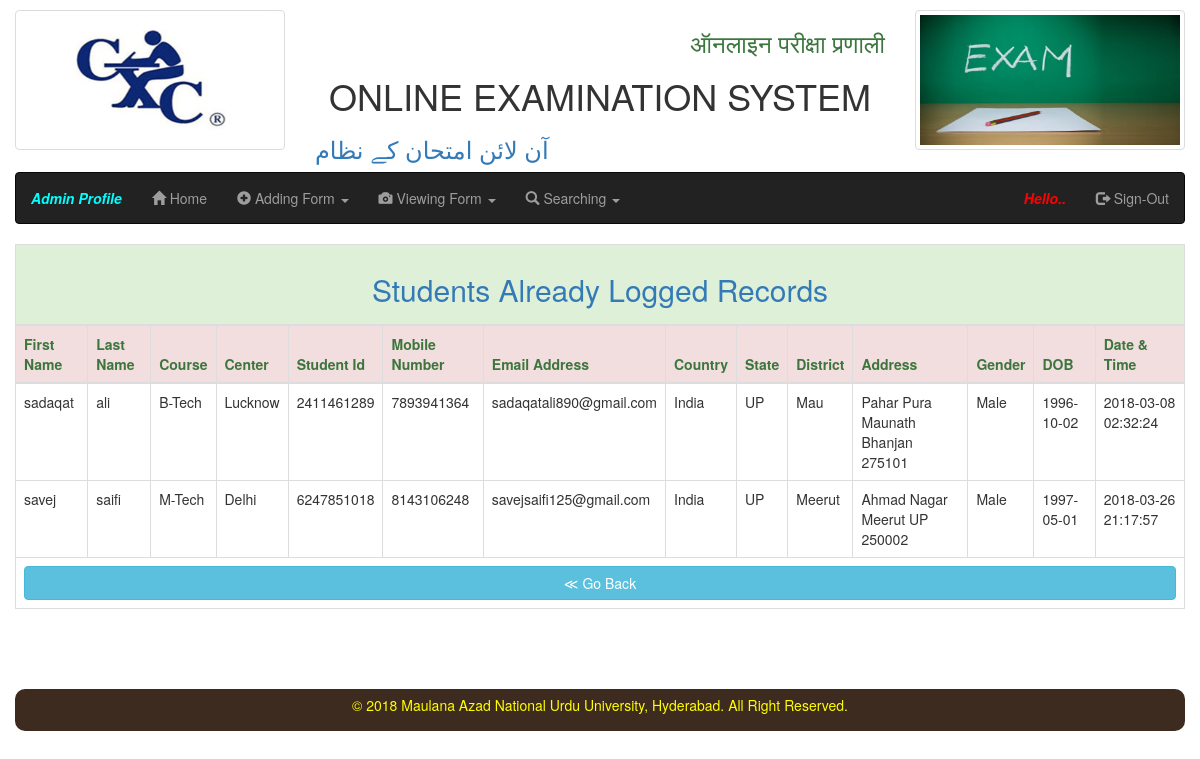
The app's page /examgiven.php (signed in) with its own data.
### tables this page shows
CREATE TABLE IF NOT EXISTS `alreadyloggedin` (
  `fname` varchar(15) NOT NULL,
  `lname` varchar(15) NOT NULL,
  `course` varchar(15) NOT NULL,
  `center` varchar(15) NOT NULL,
  `stuid` varchar(10) NOT NULL,
  `phone` varchar(35) NOT NULL,
  `email` varchar(25) NOT NULL,
  `country` varchar(15) NOT NULL,
  `state` varchar(20) NOT NULL,
  `district` varchar(20) NOT NULL,
  `address` varchar(60) NOT NULL,
  `gender` varchar(9) NOT NULL,
  `dob` date NOT NULL,
  `datetime` datetime NOT NULL,
  PRIMARY KEY (`stuid`),
  UNIQUE KEY `phone` (`phone`),
  UNIQUE KEY `email` (`email`)
);

### examgiven.php (the view, shortened to what this page needs)
<?php
include 'admin_menubar.php';
$con=mysqli_connect('localhost','root');
mysqli_select_db($con,'online_examination_system');
$query="select * from alreadyloggedin";
$result=mysqli_query($con,$query);
$num=mysqli_num_rows($result);
?>
<!DOCTYPE html>
<html>
<head>
</head>
<body>
	<div class="container-fluid">
		<div class="table-responsive">
			<table class="table table-bordered">
				<thead>
					<tr class="success">
						<th colspan="14" class="text-center text-primary"><h2>Students Already Logged Records</h2></th>
					</tr>
					<tr class="danger text-success">
						<th>First Name</th>
						<th>Last Name</th>
						<th>Course</th>
						<th>Center</th>
						<th>Student Id</th>
						<th>Mobile Number</th>
						<th>Email Address</th>
						<th>Country</th>
						<th>State</th>
						<th>District</th>
						<th>Address</th>
						<th>Gender</th>
						<th>DOB</th>
						<th>Date & Time</th>
					</tr>
				</thead>
				<tbody>
					<?php
						for($i=1;$i<=$num;$i++)
						{
							$rows=mysqli_fetch_array($result);
					?>
						<tr>
							<td><?php echo $rows['fname'];  ?></td>
							<td><?php echo $rows['lname'];  ?></td>
							<td><?php echo $rows['course'];  ?></td>
							<td><?php echo $rows['center'];  ?></td>
							<td><?php echo $rows['stuid'];  ?></td>
							<td><?php echo $rows['phone'];  ?></td>
							<td><?php echo $rows['email'];  ?></td>
							<td><?php echo $rows['country'];  ?></td>
							<td><?php echo $rows['state'];  ?></td>
							<td><?php echo $rows['district'];  ?></td>
							<td><?php echo $rows['address'];  ?></td>
							<td><?php echo $rows['gender'];  ?></td>
							<td><?php echo $rows['dob'];  ?></td>
							<td><?php echo $rows['datetime'];  ?></td>
						</tr>
					<?php
						}
					?>
					<tr>
						<th colspan="14">
							<a href="welcomadmin.php" class="btn btn-info btn-block">&#8810; Go Back</a>
						</th>
					</tr>
				</tbody>
			</table>
		</div>
	</div><br><br><br>
	<?php include 'footer.php'; ?>
</body>
</html>

### header.php (style rules this page uses)
body { margin-top: 10px; }

### records on screen
alreadyloggedin: fname "sadaqat", lname "ali", course "B-Tech", center "Lucknow", stuid "2411461289", phone "7893941364", email "sadaqatali890@gmail.com", country "India", state "UP", district "Mau", address "Pahar Pura Maunath Bhanjan 275101", gender "Male", dob "1996-10-02", datetime "2018-03-08 02:32:24"
alreadyloggedin: fname "savej", lname "saifi", course "M-Tech", center "Delhi", stuid "6247851018", phone "8143106248", email "savejsaifi125@gmail.com", country "India", state "UP", district "Meerut", address "Ahmad Nagar Meerut UP 250002", gender "Male", dob "1997-05-01", datetime "2018-03-26 21:17:57"
